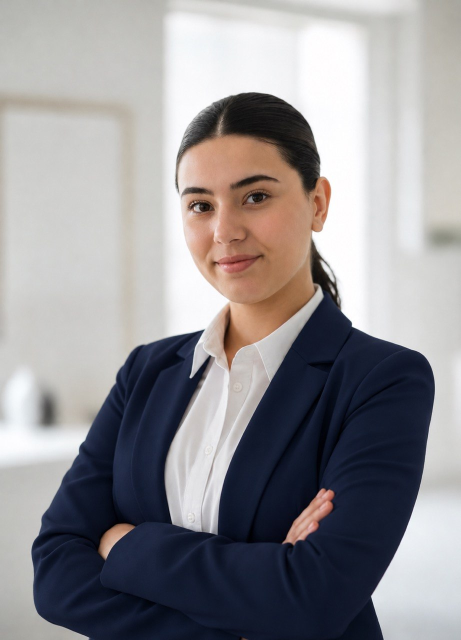
#> input picture scripts/assets/profile.jpg, 921 x 1280 px (shown at 1/2 size)
$ python prep_photo.py
#> lines starting #> are read from the running program, lines starting #| are printed output that depends on the picture

from PIL import Image, ImageOps, ImageEnhance
from pathlib import Path

# Locate the original photo
folder = Path(__file__).parent
input_path = folder / "assets" / "profile.jpg"
output_path = folder / "assets" / "profile-prepped.png"

# Open the photo
image = Image.open(input_path).convert("RGB")
#> image is the input picture: PIL image 921x1280 RGB; mean R, G, B 147, 144.8, 147.6

# Crop to a portrait format
image = ImageOps.fit(image, (400, 500))
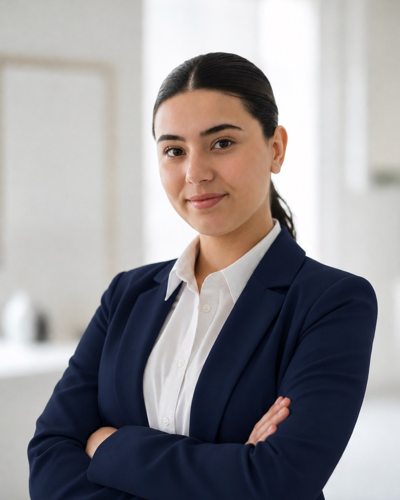
#> image: PIL image 400x500 RGB; mean R, G, B 148.4, 145.7, 148.3

# Convert to black and white
image = ImageOps.grayscale(image)
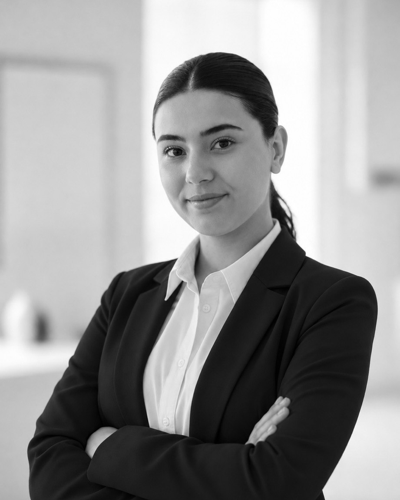
#> image: PIL image 400x500 L; min 0, max 255, mean 146.8

# Increase contrast for clearer ASCII characters
image = ImageEnhance.Contrast(image).enhance(1.8)
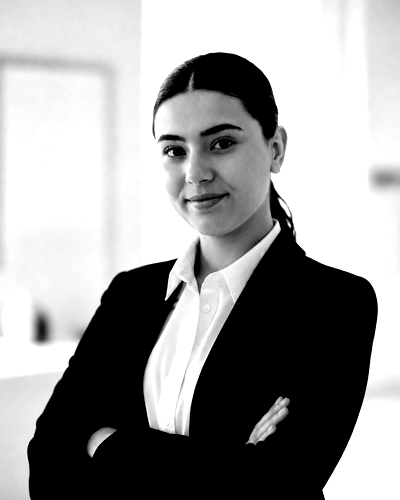
#> image: PIL image 400x500 L; min 0, max 255, mean 155.9

# Save the prepared image
image.save(output_path)

print("Photo prepared successfully!")
print(f"Saved to: {output_path}")
